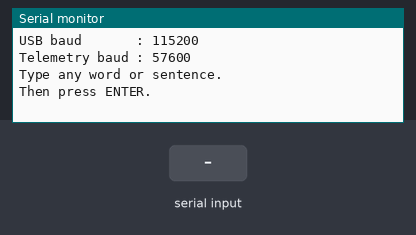
A sketch run on a simulated Arduino Mega 2560, built with avr-gcc and run on an emulated ATmega2560. On the bench: the last lines printed to the serial monitor. The test bench sets the inputs (shaded band).

Above: at 2.2 s.
2.3 s: "ACK:\n" received over Serial
At 2.7 s:
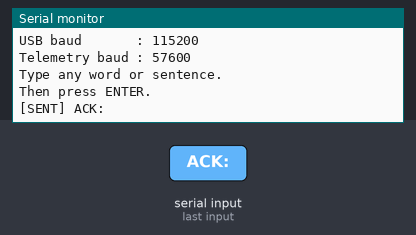
3.8 s: "ACK:\n" received over the second serial link
At 4.3 s:
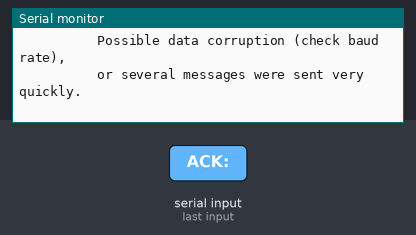
5.3 s: "1\n" received over Serial
At 6.2 s:
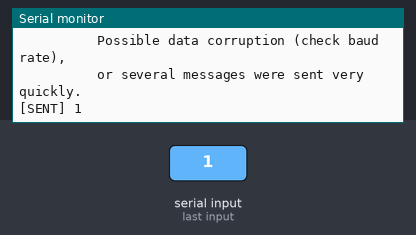
6.8 s: "1\n" received over the second serial link
At 7.3 s:
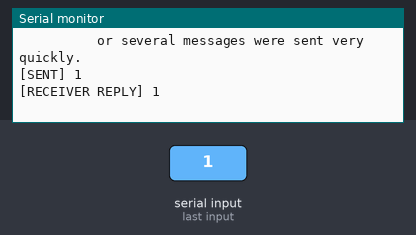

The sketch:

telemetry_sender.ino
```cpp
/*
  ===================================================
     ARDUINO MEGA + TELEMETRY TEXT SENDER
  ===================================================

  Board   : Arduino Mega 2560  #1  (SENDER)
  Project : Telemetry radio text-communication test

  WIRING  (the UART lines must CROSS: TX -> RX, RX <- TX)
    Telemetry TX   -> Arduino RX1  (pin 19)
    Telemetry RX   <- Arduino TX1  (pin 18)
    Telemetry GND  -> Arduino GND
    Telemetry 5V   -> Arduino 5V   (only if your radio is a 5 V module)

  SERIAL PORTS
    Serial   (USB)           -> computer / Serial Monitor, 115200 baud
    Serial1  (pins 18 / 19)  -> telemetry radio, TELEMETRY_BAUD

  SERIAL MONITOR SETTINGS
    Baud rate   : 115200
    Line ending : Newline

  HOW IT WORKS
    1. Type any word or sentence in the Serial Monitor and press ENTER.
    2. The text is sent to telemetry radio #1 through Serial1.
    3. Arduino Mega #2 (receiver) answers with "ACK: <your text>".
    4. This sketch prints the reply, checks that it matches the text
       that was sent, and shows the round-trip time.
    5. If no reply arrives within ACK_TIMEOUT_MS a warning is printed,
       which means the RETURN path (receiver -> sender) has a problem.
*/


// ---------------------------------------------------
// CONFIGURATION
// ---------------------------------------------------

// Must match the serial speed configured inside the telemetry radio
// (many drone telemetry radios use 57600). Use the SAME value on both
// Arduino boards.
#define TELEMETRY_BAUD 57600

// Speed of the USB link between the Arduino and the computer.
#define USB_BAUD 115200

// How long to wait for the "ACK: ..." reply before printing a warning.
const unsigned long ACK_TIMEOUT_MS = 3000;


// ---------------------------------------------------
// VARIABLES
// ---------------------------------------------------

String message = "";           // text typed by the user
String lastSentMessage = "";   // last text sent, waiting for its ACK

unsigned long sendTime = 0;    // millis() when the last text was sent
bool waitingForAck = false;    // true while an ACK is expected

unsigned long messagesSent = 0;
unsigned long acksReceived = 0;


// ---------------------------------------------------
// SETUP
// ---------------------------------------------------

void setup()
{
  // Communication with the computer
  Serial.begin(USB_BAUD);

  // Communication with the telemetry radio
  Serial1.begin(TELEMETRY_BAUD);

  delay(1000);

  Serial.println();
  Serial.println(F("================================================"));
  Serial.println(F("        TELEMETRY SENDER READY"));
  Serial.println(F("================================================"));
  Serial.println();
  Serial.print(F("USB baud       : "));
  Serial.println(USB_BAUD);
  Serial.print(F("Telemetry baud : "));
  Serial.println(TELEMETRY_BAUD);
  Serial.println();
  Serial.println(F("Type any word or sentence."));
  Serial.println(F("Then press ENTER."));
  Serial.println();
}


// ---------------------------------------------------
// LOOP
// ---------------------------------------------------

void loop()
{
  // -----------------------------------------------
  // 1) Check if the user typed something
  // -----------------------------------------------

  if (Serial.available())
  {
    // Read the text until the ENTER / newline character
    message = Serial.readStringUntil('\n');

    // Remove spaces and the '\r' character at the ends
    message.trim();

    // Only send if the message is not empty
    if (message.length() > 0)
    {
      // Send through telemetry (println adds "\r\n" = end of message)
      Serial1.println(message);

      lastSentMessage = message;
      sendTime = millis();
      waitingForAck = true;
      messagesSent++;

      // Show locally
      Serial.print(F("[SENT] "));
      Serial.println(message);
    }
  }


  // -----------------------------------------------
  // 2) Check if the receiver sent anything back
  // -----------------------------------------------

  if (Serial1.available())
  {
    String reply = Serial1.readStringUntil('\n');

    reply.trim();

    if (reply.length() > 0)
    {
      Serial.print(F("[RECEIVER REPLY] "));
      Serial.println(reply);

      // The receiver answers with "ACK: " + the text it received.
      String expectedAck = String("ACK: ") + lastSentMessage;

      if (waitingForAck && reply == expectedAck)
      {
        waitingForAck = false;
        acksReceived++;

        Serial.print(F("[LINK OK] ACK matches the sent text. Round-trip time = "));
        Serial.print(millis() - sendTime);
        Serial.print(F(" ms  ("));
        Serial.print(acksReceived);
        Serial.print(F(" of "));
        Serial.print(messagesSent);
        Serial.println(F(" messages acknowledged)"));
      }
      else if (reply.startsWith("ACK:"))
      {
        Serial.println(F("[WARNING] This ACK does not match the last text sent."));
        Serial.println(F("          Possible data corruption (check baud rate),"));
        Serial.println(F("          or several messages were sent very quickly."));
      }
    }
  }


  // -----------------------------------------------
  // 3) No ACK received in time?
  // -----------------------------------------------

  if (waitingForAck && (millis() - sendTime > ACK_TIMEOUT_MS))
  {
    waitingForAck = false;

    Serial.print(F("[NO ACK] No reply received within "));
    Serial.print(ACK_TIMEOUT_MS);
    Serial.println(F(" ms."));
    Serial.println(F("         If Arduino #2 displayed the message, the forward path works"));
    Serial.println(F("         but the RETURN path does not. Check:"));
    Serial.println(F("         - Arduino #2 TX1 (pin 18) -> Telemetry #2 RX"));
    Serial.println(F("         - Telemetry #1 TX -> Arduino #1 RX1 (pin 19)"));
  }
}
```

Measured:
- after the input at 2.3 s, the serial monitor: prints a new line at once (image 1)
- after the input at 3.8 s, the serial monitor: prints a new line at once (image 2)
- after the input at 5.3 s, the serial monitor: prints a new line at once (image 3)
- after the input at 6.8 s, the serial monitor: prints a new line at once (image 4)
